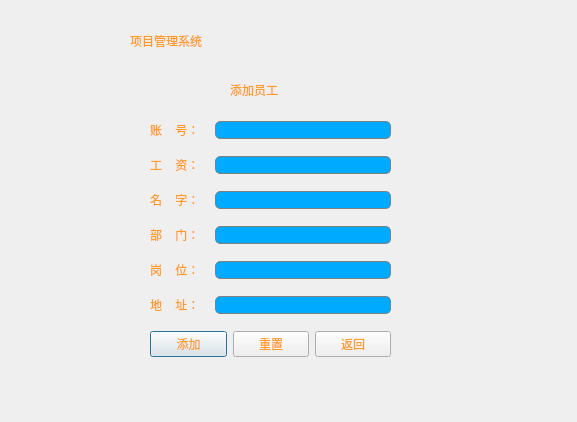
<?xml version="1.0" encoding="UTF-8"?>
<ui version="4.0">
 <class>AddWorker</class>
 <widget class="QDialog" name="AddWorker">
  <property name="geometry">
   <rect>
    <x>0</x>
    <y>0</y>
    <width>577</width>
    <height>422</height>
   </rect>
  </property>
  <property name="minimumSize">
   <size>
    <width>577</width>
    <height>422</height>
   </size>
  </property>
  <property name="maximumSize">
   <size>
    <width>577</width>
    <height>422</height>
   </size>
  </property>
  <property name="windowTitle">
   <string>Dialog</string>
  </property>
  <property name="styleSheet">
   <string notr="true">color: rgb(255, 154, 38);
background-image: url(:/resource/photo/Resource/2.jpg);</string>
  </property>
  <widget class="QLabel" name="label">
   <property name="geometry">
    <rect>
     <x>130</x>
     <y>20</y>
     <width>341</width>
     <height>41</height>
    </rect>
   </property>
   <property name="styleSheet">
    <string notr="true">font: 35pt &quot;新宋体&quot;;
</string>
   </property>
   <property name="text">
    <string>项目管理系统</string>
   </property>
  </widget>
  <widget class="QLabel" name="label_9">
   <property name="geometry">
    <rect>
     <x>230</x>
     <y>80</y>
     <width>81</width>
     <height>19</height>
    </rect>
   </property>
   <property name="layoutDirection">
    <enum>Qt::LeftToRight</enum>
   </property>
   <property name="styleSheet">
    <string notr="true">font: 14pt &quot;楷体&quot;;</string>
   </property>
   <property name="text">
    <string>添加员工</string>
   </property>
  </widget>
  <widget class="QWidget" name="layoutWidget">
   <property name="geometry">
    <rect>
     <x>150</x>
     <y>110</y>
     <width>241</width>
     <height>261</height>
    </rect>
   </property>
   <layout class="QVBoxLayout" name="verticalLayout">
    <item>
     <layout class="QHBoxLayout" name="horizontalLayout">
      <property name="spacing">
       <number>15</number>
      </property>
      <item>
       <widget class="QLabel" name="label_2">
        <property name="styleSheet">
         <string notr="true">font: 12pt &quot;仿宋&quot;;</string>
        </property>
        <property name="text">
         <string>账    号：</string>
        </property>
       </widget>
      </item>
      <item>
       <widget class="QLineEdit" name="lineEdit_accout">
        <property name="styleSheet">
         <string notr="true">border: 1px solid gray;border-radius:5px; 
padding: 0px 10px 0px 10px;
font: 75 12pt &quot;仿宋&quot;;
background:rgb(0, 170, 255);
selection-background-color: darkgray;
</string>
        </property>
       </widget>
      </item>
     </layout>
    </item>
    <item>
     <layout class="QHBoxLayout" name="horizontalLayout_2">
      <property name="spacing">
       <number>15</number>
      </property>
      <item>
       <widget class="QLabel" name="label_3">
        <property name="styleSheet">
         <string notr="true">font: 12pt &quot;仿宋&quot;;</string>
        </property>
        <property name="text">
         <string>工    资：</string>
        </property>
       </widget>
      </item>
      <item>
       <widget class="QLineEdit" name="lineEdit_salary">
        <property name="styleSheet">
         <string notr="true">border: 1px solid gray;border-radius:5px; 
padding: 0px 10px 0px 10px;
font: 12pt &quot;仿宋&quot;;
background:rgb(0, 170, 255);
selection-background-color: darkgray;
</string>
        </property>
        <property name="echoMode">
         <enum>QLineEdit::Normal</enum>
        </property>
       </widget>
      </item>
     </layout>
    </item>
    <item>
     <layout class="QHBoxLayout" name="horizontalLayout_4">
      <property name="spacing">
       <number>15</number>
      </property>
      <item>
       <widget class="QLabel" name="label_8">
        <property name="styleSheet">
         <string notr="true">font: 12pt &quot;仿宋&quot;;</string>
        </property>
        <property name="text">
         <string>名    字：</string>
        </property>
       </widget>
      </item>
      <item>
       <widget class="QLineEdit" name="lineEdit_name">
        <property name="styleSheet">
         <string notr="true">border: 1px solid gray;border-radius:5px; 
padding: 0px 10px 0px 10px;
font: 12pt &quot;仿宋&quot;;
background:rgb(0, 170, 255);
selection-background-color: darkgray;
</string>
        </property>
       </widget>
      </item>
     </layout>
    </item>
    <item>
     <layout class="QHBoxLayout" name="horizontalLayout_5">
      <property name="spacing">
       <number>15</number>
      </property>
      <item>
       <widget class="QLabel" name="label_5">
        <property name="styleSheet">
         <string notr="true">font: 12pt &quot;仿宋&quot;;</string>
        </property>
        <property name="text">
         <string>部    门：</string>
        </property>
       </widget>
      </item>
      <item>
       <widget class="QLineEdit" name="lineEdit_departmen">
        <property name="styleSheet">
         <string notr="true">border: 1px solid gray;border-radius:5px; 
padding: 0px 10px 0px 10px;
font: 12pt &quot;仿宋&quot;;
background:rgb(0, 170, 255);
selection-background-color: darkgray;
</string>
        </property>
       </widget>
      </item>
     </layout>
    </item>
    <item>
     <layout class="QHBoxLayout" name="horizontalLayout_7">
      <property name="spacing">
       <number>15</number>
      </property>
      <item>
       <widget class="QLabel" name="label_6">
        <property name="styleSheet">
         <string notr="true">font: 12pt &quot;仿宋&quot;;</string>
        </property>
        <property name="text">
         <string>岗    位：</string>
        </property>
       </widget>
      </item>
      <item>
       <widget class="QLineEdit" name="lineEdit_position">
        <property name="styleSheet">
         <string notr="true">border: 1px solid gray;border-radius:5px; 
padding: 0px 10px 0px 10px;
font: 12pt &quot;仿宋&quot;;
background:rgb(0, 170, 255);
selection-background-color: darkgray;
</string>
        </property>
       </widget>
      </item>
     </layout>
    </item>
    <item>
     <layout class="QHBoxLayout" name="horizontalLayout_6">
      <property name="spacing">
       <number>15</number>
      </property>
      <item>
       <widget class="QLabel" name="label_7">
        <property name="styleSheet">
         <string notr="true">font: 12pt &quot;仿宋&quot;;</string>
        </property>
        <property name="text">
         <string>地    址：</string>
        </property>
       </widget>
      </item>
      <item>
       <widget class="QLineEdit" name="lineEdit_address">
        <property name="styleSheet">
         <string notr="true">border: 1px solid gray;border-radius:5px; 
padding: 0px 10px 0px 10px;
font: 12pt &quot;仿宋&quot;;
background:rgb(0, 170, 255);
selection-background-color: darkgray;
</string>
        </property>
       </widget>
      </item>
     </layout>
    </item>
    <item>
     <layout class="QHBoxLayout" name="horizontalLayout_9">
      <item>
       <widget class="QPushButton" name="pushButton_add">
        <property name="styleSheet">
         <string notr="true">font: 12pt &quot;仿宋&quot;;</string>
        </property>
        <property name="text">
         <string>添加</string>
        </property>
       </widget>
      </item>
      <item>
       <widget class="QPushButton" name="pushButton_reset">
        <property name="styleSheet">
         <string notr="true">font: 12pt &quot;仿宋&quot;;</string>
        </property>
        <property name="text">
         <string>重置</string>
        </property>
       </widget>
      </item>
      <item>
       <widget class="QPushButton" name="pushButton_back">
        <property name="styleSheet">
         <string notr="true">font: 12pt &quot;仿宋&quot;;</string>
        </property>
        <property name="text">
         <string>返回</string>
        </property>
       </widget>
      </item>
     </layout>
    </item>
   </layout>
  </widget>
 </widget>
 <resources/>
 <connections>
  <connection>
   <sender>pushButton_reset</sender>
   <signal>clicked()</signal>
   <receiver>lineEdit_address</receiver>
   <slot>clear()</slot>
   <hints>
    <hint type="sourcelabel">
     <x>204</x>
     <y>333</y>
    </hint>
    <hint type="destinationlabel">
     <x>203</x>
     <y>315</y>
    </hint>
   </hints>
  </connection>
  <connection>
   <sender>pushButton_reset</sender>
   <signal>clicked()</signal>
   <receiver>lineEdit_position</receiver>
   <slot>clear()</slot>
   <hints>
    <hint type="sourcelabel">
     <x>174</x>
     <y>349</y>
    </hint>
    <hint type="destinationlabel">
     <x>183</x>
     <y>276</y>
    </hint>
   </hints>
  </connection>
  <connection>
   <sender>pushButton_reset</sender>
   <signal>clicked()</signal>
   <receiver>lineEdit_departmen</receiver>
   <slot>clear()</slot>
   <hints>
    <hint type="sourcelabel">
     <x>162</x>
     <y>340</y>
    </hint>
    <hint type="destinationlabel">
     <x>179</x>
     <y>231</y>
    </hint>
   </hints>
  </connection>
  <connection>
   <sender>pushButton_reset</sender>
   <signal>clicked()</signal>
   <receiver>lineEdit_name</receiver>
   <slot>clear()</slot>
   <hints>
    <hint type="sourcelabel">
     <x>163</x>
     <y>348</y>
    </hint>
    <hint type="destinationlabel">
     <x>181</x>
     <y>188</y>
    </hint>
   </hints>
  </connection>
  <connection>
   <sender>pushButton_reset</sender>
   <signal>clicked()</signal>
   <receiver>lineEdit_salary</receiver>
   <slot>clear()</slot>
   <hints>
    <hint type="sourcelabel">
     <x>215</x>
     <y>337</y>
    </hint>
    <hint type="destinationlabel">
     <x>193</x>
     <y>160</y>
    </hint>
   </hints>
  </connection>
  <connection>
   <sender>pushButton_reset</sender>
   <signal>clicked()</signal>
   <receiver>lineEdit_accout</receiver>
   <slot>clear()</slot>
   <hints>
    <hint type="sourcelabel">
     <x>218</x>
     <y>345</y>
    </hint>
    <hint type="destinationlabel">
     <x>179</x>
     <y>115</y>
    </hint>
   </hints>
  </connection>
  <connection>
   <sender>pushButton_back</sender>
   <signal>clicked()</signal>
   <receiver>lineEdit_address</receiver>
   <slot>clear()</slot>
   <hints>
    <hint type="sourcelabel">
     <x>256</x>
     <y>340</y>
    </hint>
    <hint type="destinationlabel">
     <x>247</x>
     <y>298</y>
    </hint>
   </hints>
  </connection>
  <connection>
   <sender>pushButton_back</sender>
   <signal>clicked()</signal>
   <receiver>lineEdit_position</receiver>
   <slot>clear()</slot>
   <hints>
    <hint type="sourcelabel">
     <x>263</x>
     <y>333</y>
    </hint>
    <hint type="destinationlabel">
     <x>256</x>
     <y>265</y>
    </hint>
   </hints>
  </connection>
  <connection>
   <sender>pushButton_back</sender>
   <signal>clicked()</signal>
   <receiver>lineEdit_departmen</receiver>
   <slot>clear()</slot>
   <hints>
    <hint type="sourcelabel">
     <x>285</x>
     <y>342</y>
    </hint>
    <hint type="destinationlabel">
     <x>249</x>
     <y>229</y>
    </hint>
   </hints>
  </connection>
  <connection>
   <sender>pushButton_back</sender>
   <signal>clicked()</signal>
   <receiver>lineEdit_name</receiver>
   <slot>clear()</slot>
   <hints>
    <hint type="sourcelabel">
     <x>293</x>
     <y>344</y>
    </hint>
    <hint type="destinationlabel">
     <x>255</x>
     <y>184</y>
    </hint>
   </hints>
  </connection>
  <connection>
   <sender>pushButton_back</sender>
   <signal>clicked()</signal>
   <receiver>lineEdit_salary</receiver>
   <slot>clear()</slot>
   <hints>
    <hint type="sourcelabel">
     <x>283</x>
     <y>337</y>
    </hint>
    <hint type="destinationlabel">
     <x>255</x>
     <y>146</y>
    </hint>
   </hints>
  </connection>
  <connection>
   <sender>pushButton_back</sender>
   <signal>clicked()</signal>
   <receiver>lineEdit_accout</receiver>
   <slot>clear()</slot>
   <hints>
    <hint type="sourcelabel">
     <x>296</x>
     <y>346</y>
    </hint>
    <hint type="destinationlabel">
     <x>265</x>
     <y>124</y>
    </hint>
   </hints>
  </connection>
 </connections>
</ui>
